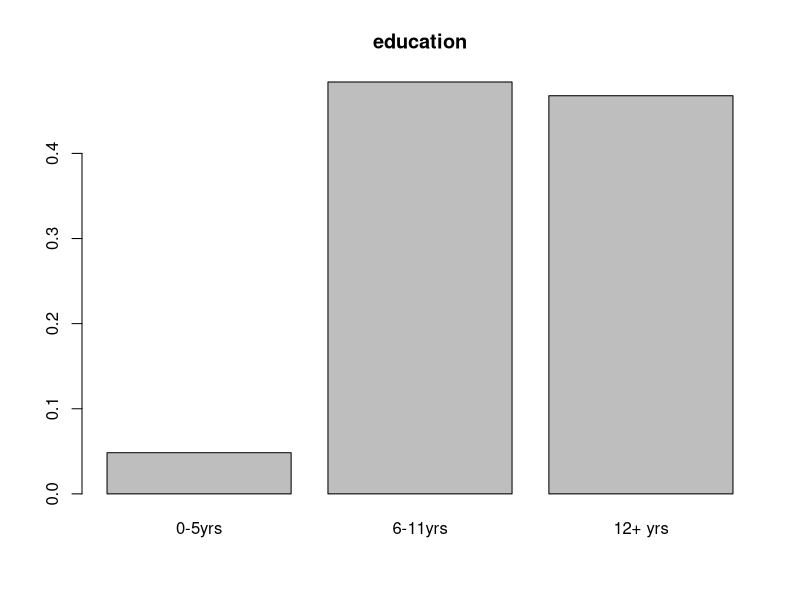
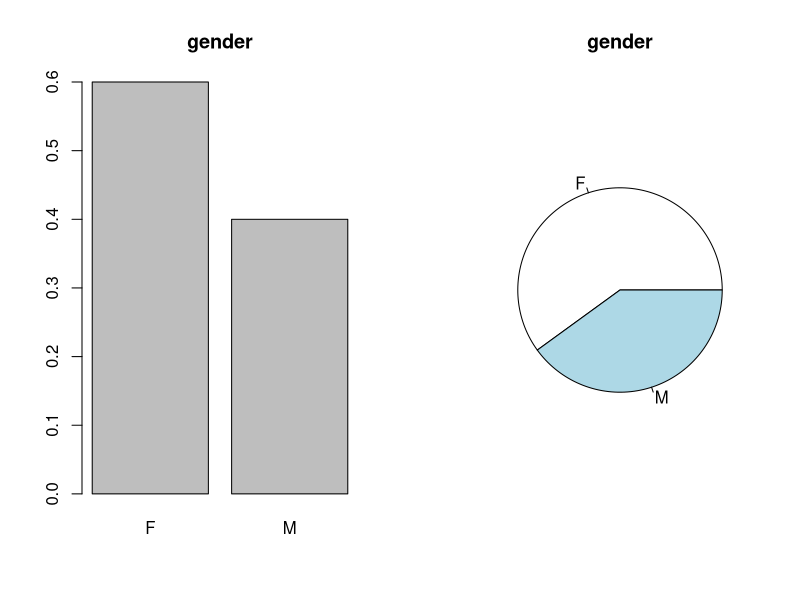
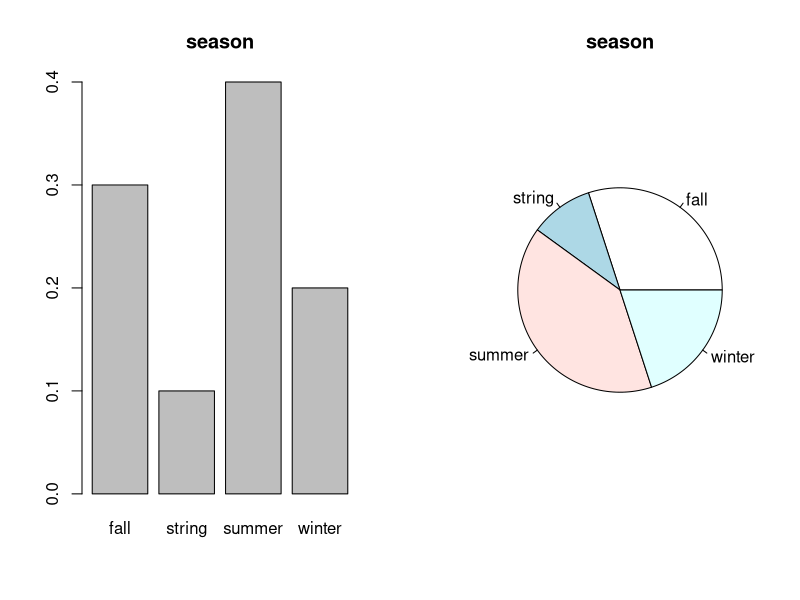
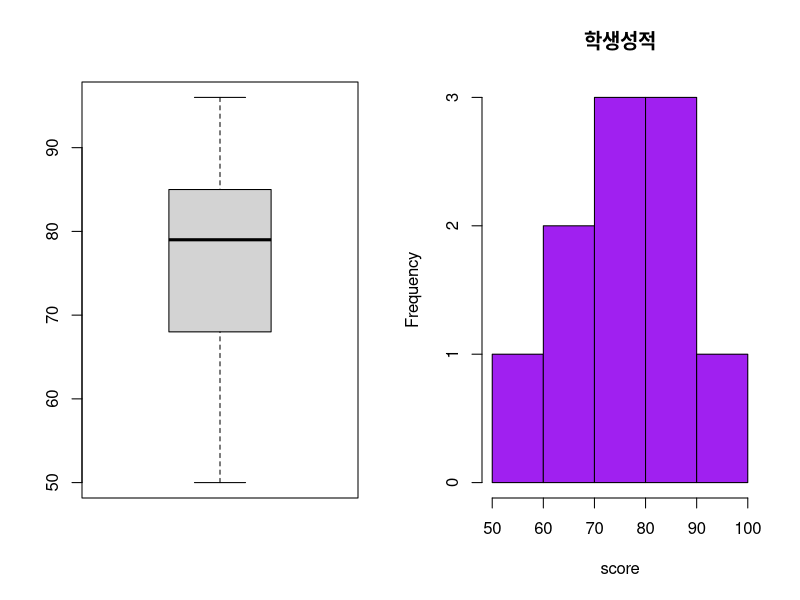
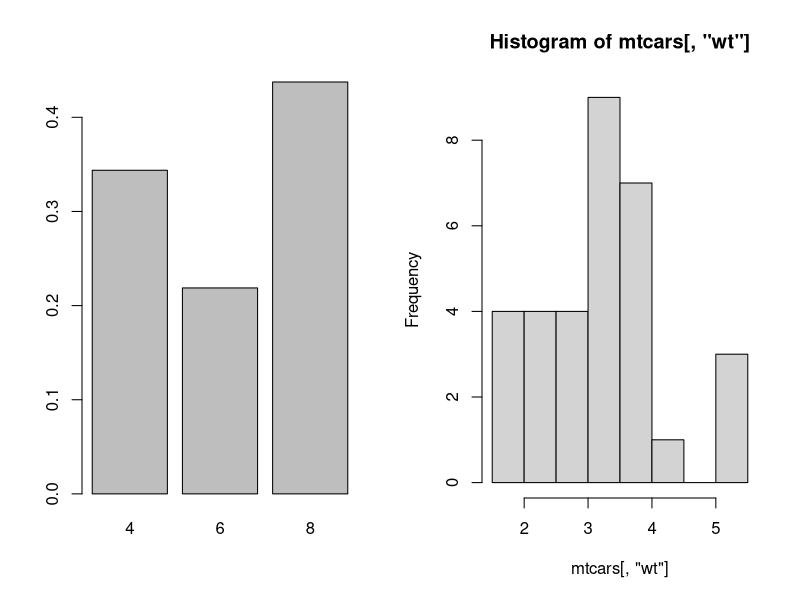
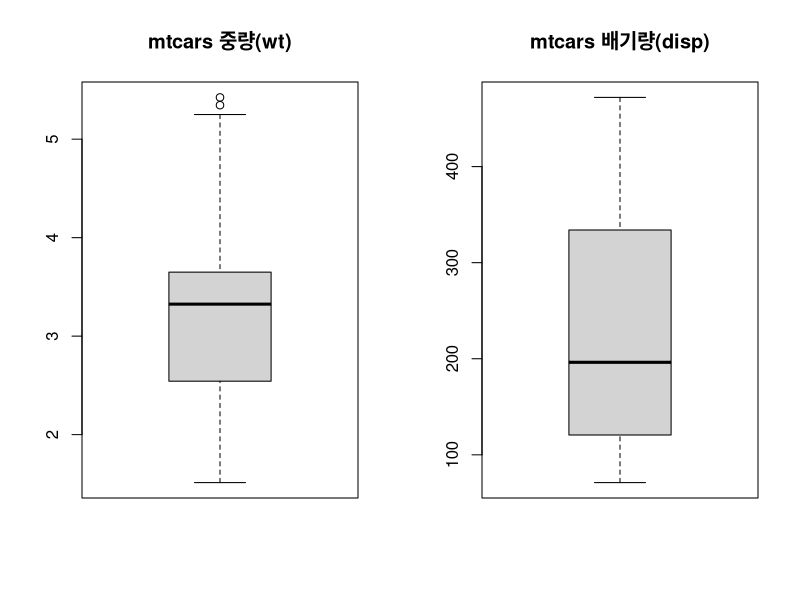
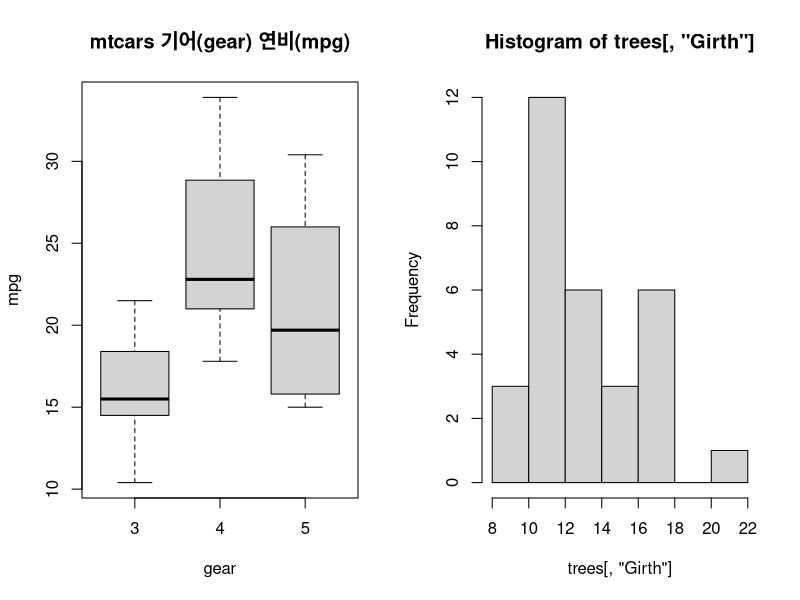
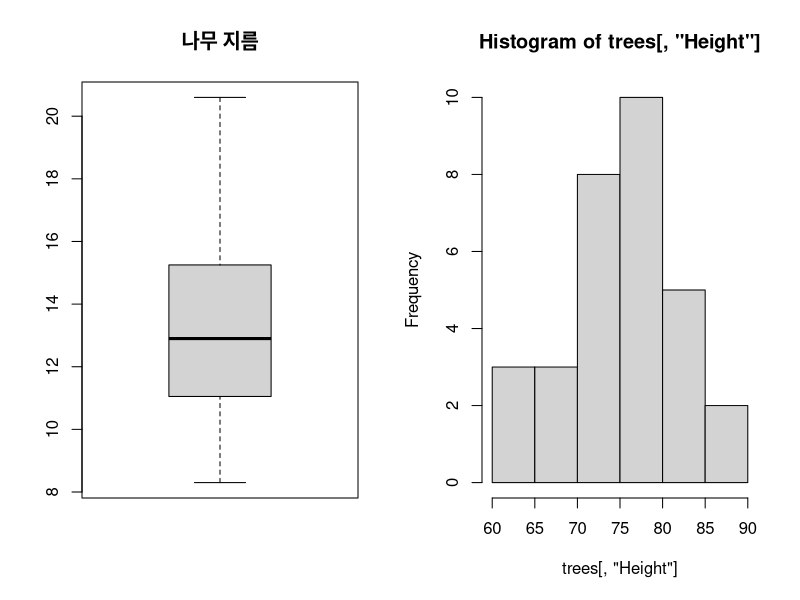

These figures' R source, in order: (Note: this script raises an error after producing the figures.)
#1
typeof(infert)
infert
#1-1
edu<-infert[,"education"]
edu

#1-2
unique(edu)
levels(edu)
#1-3
table(edu)/length(edu)
#1-4
barplot(table(edu)/length(edu), main="education")

#2
#1-1
gender<-c("F", "F", "F", "M", "M", "F", "F", "F", "M", "M")
#1-2
table(gender)/length(gender)
#1-3
par(mfrow=c(1,2))
barplot(table(gender)/length(gender), main="gender")
#1-4
pie(table(gender)/length(gender), main="gender")

#3
#3-1
season <- c("summer", "winter", "string", "fall", "summer", "fall", "winter", "summer", "summer", "fall")
#3-2
table(season)/length(season)
#3-3
par(mfrow=c(1,2))
barplot(table(season)/length(season), main="season")
#3-4
pie(table(season)/length(season), main="season")

#4
#4-1
score<-c(90,85,73,80,85,65,78,50,68,96)
names(score)<-c("KOR","ENG","ATH","HIST","SOC","MUSIC","BIO","EARTH","PHY","ART")
#4-2
score
#4-3
mean(score)
median(score)
#4-4
sd(score)
#4-5
names(score[which.max(score)])
#4-6
boxplot(score)
boxplot.stats(score)$out #boxplot.stats(score)
#4-7
hist(score, main="학생성적", border="black", col="purple")

#5
#5-1
mean(mtcars[,"wt"])     #평균값
median(mtcars[,"wt"])   #중앙값
mean(mtcars[,"wt"], trim=0.15)  # 절사평균값(절사범위:15%)
sd(mtcars[,"wt"])               # 표준편차
#5-2
summary(mtcars[,"wt"])
#5-3 도수분포표
table(mtcars[,"cyl"])/length(mtcars[,"cyl"])
#5-4 이름이 없어~
barplot(table(mtcars[,"cyl"])/length(mtcars[,"cyl"]))
#5-5
hist(mtcars[,"wt"]) # 히스토그램
#5-6
boxplot(mtcars[,"wt"], main="mtcars 중량(wt)")
#5-7
boxplot(mtcars[,"disp"], main="mtcars 배기량(disp)")
#5-8
boxplot(mpg~gear, mtcars, main="mtcars 기어(gear) 연비(mpg)")

#6
#6-1
head(trees)
#6-2
mean(trees[,"Girth"])
median(trees[,"Girth"])
mean(trees[,"Girth"], trim=0.15)
sd(trees[,"Girth"])
#6-3
hist(trees[,"Girth"])
#6-4
boxplot(trees[,"Girth"], main="나무 지름")
#6-5
mean(trees[,"Height"])
median(trees[,"Height"])
mean(trees[,"Height"], trim=0.15)
sd(trees[,"Height"])
#6-6
hist(trees[,"Height"])
#6-7
boxplot(trees[,"Height"], main="나무 높이")

#7
typeof(Orange)
#7-1
head(Orange)
#7-2
mean(Orange[,"age"])
median(Orange[,"age"])
mean(Orange[,"age"], trim=0.15)
sd(Orange[,"age"])
#7-3
hist(Orange[,"age"])
#7-4
boxplot(age~Tree, data=Orange)
#7-5 (수정 필요)
mean(Orange[,"circumference"])
median(Orange[,"circumference"])
mean(Orange[,"circumference"], trim=0.15)
sd(Orange[,"circumference"])
#7-6 (수정 필요)
hist(Orange[,"circumference"])
#7-7
boxplot(circumference~Tree, data=Orange)



##### dumy ####
Orange$Tree
Orange[,"age"]
Orange[,"circumference"]-
Orange[,!(Orange$Tree==2)]

mean((Orange[,"circumference"]) & !(Orange[,"Tree"]==2))

Orange[,c("Tree")]==2

